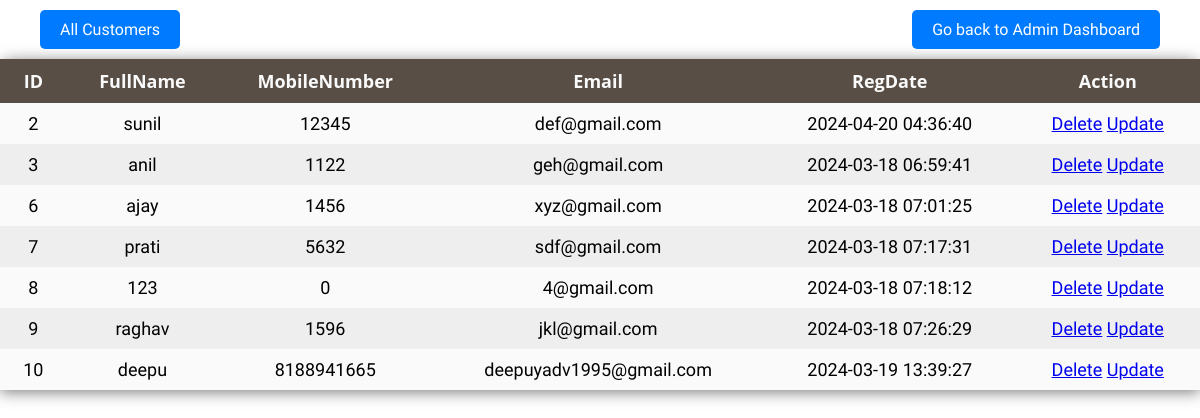
/custdash.php, run on the app's committed database.
### tables this page shows
CREATE TABLE `users` (
  `ID` int(20) NOT NULL,
  `FullName` varchar(30) NOT NULL,
  `MobileNumber` bigint(10) NOT NULL,
  `Email` varchar(30) NOT NULL,
  `Password` varchar(30) NOT NULL,
  `RegDate` timestamp NOT NULL DEFAULT current_timestamp() ON UPDATE current_timestamp()
);

### custdash.php (the view, shortened to what this page needs)
<head>
<link rel="stylesheet" href="css/styled.css" type="text/css"/>
</head>
<div >
<a href="adashboard.php" class="go-back-link" style="position: absolute; top: 0px; right: 20px;">Go back to Admin Dashboard</a>
<a href="#" class="go-back-link" style="position: relative; top: 0px; left: 20px;">All Customers</a>
        <br>
  <table class="table ">
    <thead>
      <tr>
        <th class="text-center">ID</th>
        <th class="text-center">FullName</th>
        <th class="text-center">MobileNumber</th>
		<th class="text-center">Email</th>
        <th class="text-center">RegDate</th>
		<th class="text-center">Action</th>
      </tr>
    </thead>
    <?php
      include('db_conn.php');
      $sql="SELECT * from users";
      $result=$con-> query($sql);
         if ($result-> num_rows > 0){
        while ($row=$result-> fetch_assoc()) {
    ?>
    <tr>
      <td><?=$row["ID"]?></td>
      <td><?=$row["FullName"]?></td>
      <td><?=$row["MobileNumber"]?></td>
	  <td><?=$row["Email"]?></td>
      <td><?=$row["RegDate"]?></td>
	  <td>
	   <a href='Delete.php?id=<?=$row["ID"]?>'>Delete</a>
       <a href='Updateform.php?id=<?= $row["ID"] ?> &FullName=<?= $row["FullName"] ?> &Mob=<?= $row["MobileNumber"] ?> &Email=<?= $row["Email"] ?>'>Update</a>
	   </td>
	</tr>
		<?php
        }
    }
    ?>
   </table>

### css/styled.css (style rules this page uses)
* { margin: 0; padding: 0; font-family: 'Work Sans', sans-serif; font-size: 18px; }
table { width: 100%; border-collapse: collapse; border-spacing: 0; box-shadow: 0 2px 15px rgba(64, 64, 64, .7); border-radius: 12px 12px 0 0; margin-bottom: 50px; }
td, th { padding: 10px 16px; text-align: center; }
th { background-color: #584e46; color: #fafafa; font-family: 'Open Sans', Sans-serif; font-weight: bold; }
tr { width: 100%; background-color: #fafafa; font-family: 'Montserrat', sans-serif; }
tr:nth-child(even) { background-color: #eeeeee; }

### custdash.php (style rules this page uses)
.go-back-link { display: inline-block; margin: 10px 20px; padding: 10px 20px; background-color: #007bff; color: white; text-decoration: none; border: none; border-radius: 5px; font-size: 16px; cursor: pointer; }

### data on the page
users: ID "2", FullName "sunil", MobileNumber "12345", Email "def@gmail.com", RegDate "2024-04-20 04:36:40"
users: ID "3", FullName "anil", MobileNumber "1122", Email "geh@gmail.com", RegDate "2024-03-18 06:59:41"
users: ID "6", FullName "ajay", MobileNumber "1456", Email "xyz@gmail.com", RegDate "2024-03-18 07:01:25"
users: ID "7", FullName "prati", MobileNumber "5632", Email "sdf@gmail.com", RegDate "2024-03-18 07:17:31"
users: ID "8", FullName "123", MobileNumber "0", Email "4@gmail.com", RegDate "2024-03-18 07:18:12"
users: ID "9", FullName "raghav", MobileNumber "1596", Email "jkl@gmail.com", RegDate "2024-03-18 07:26:29"
users: ID "10", FullName "deepu", MobileNumber "8188941665", Email "deepuyadv1995@gmail.com", RegDate "2024-03-19 13:39:27"
